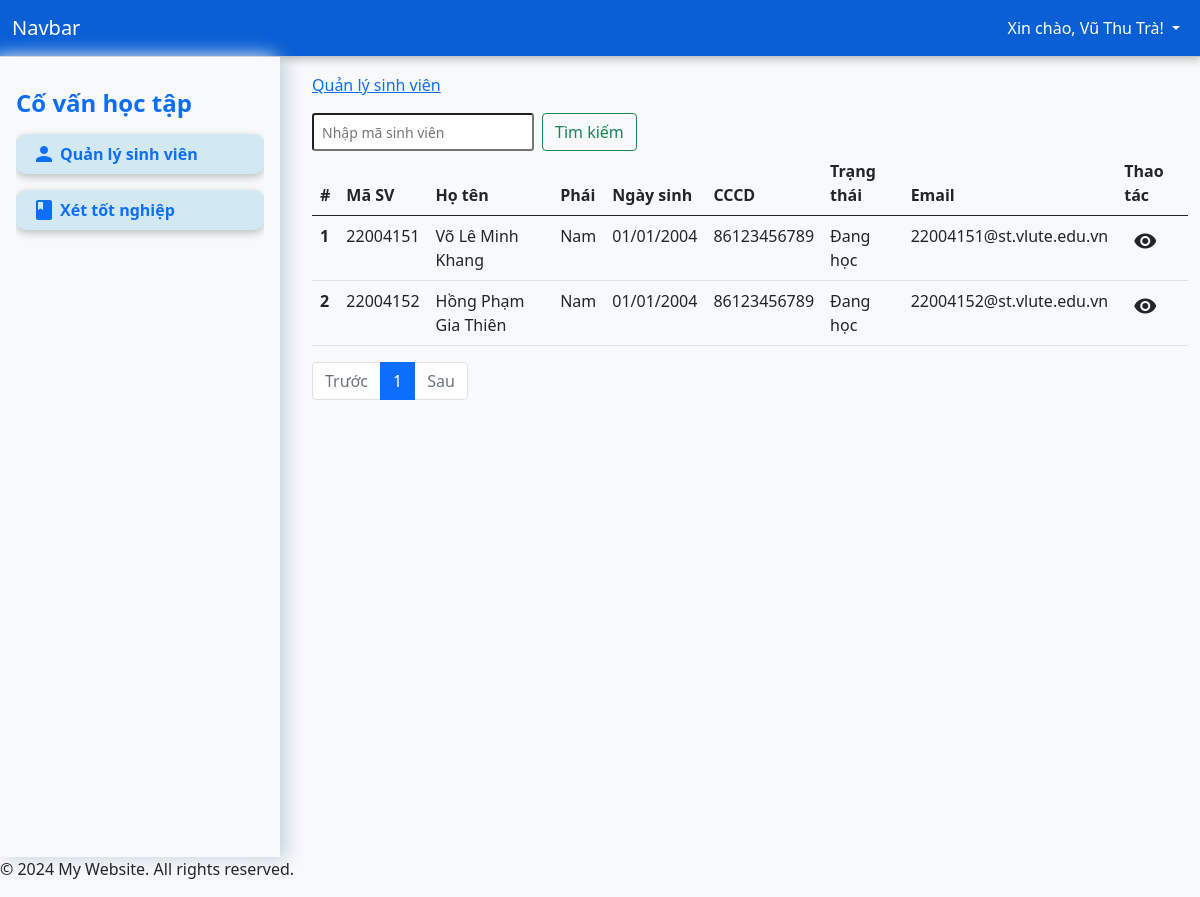
/?page=students (signed in), run on an earlier commit of the app's database.
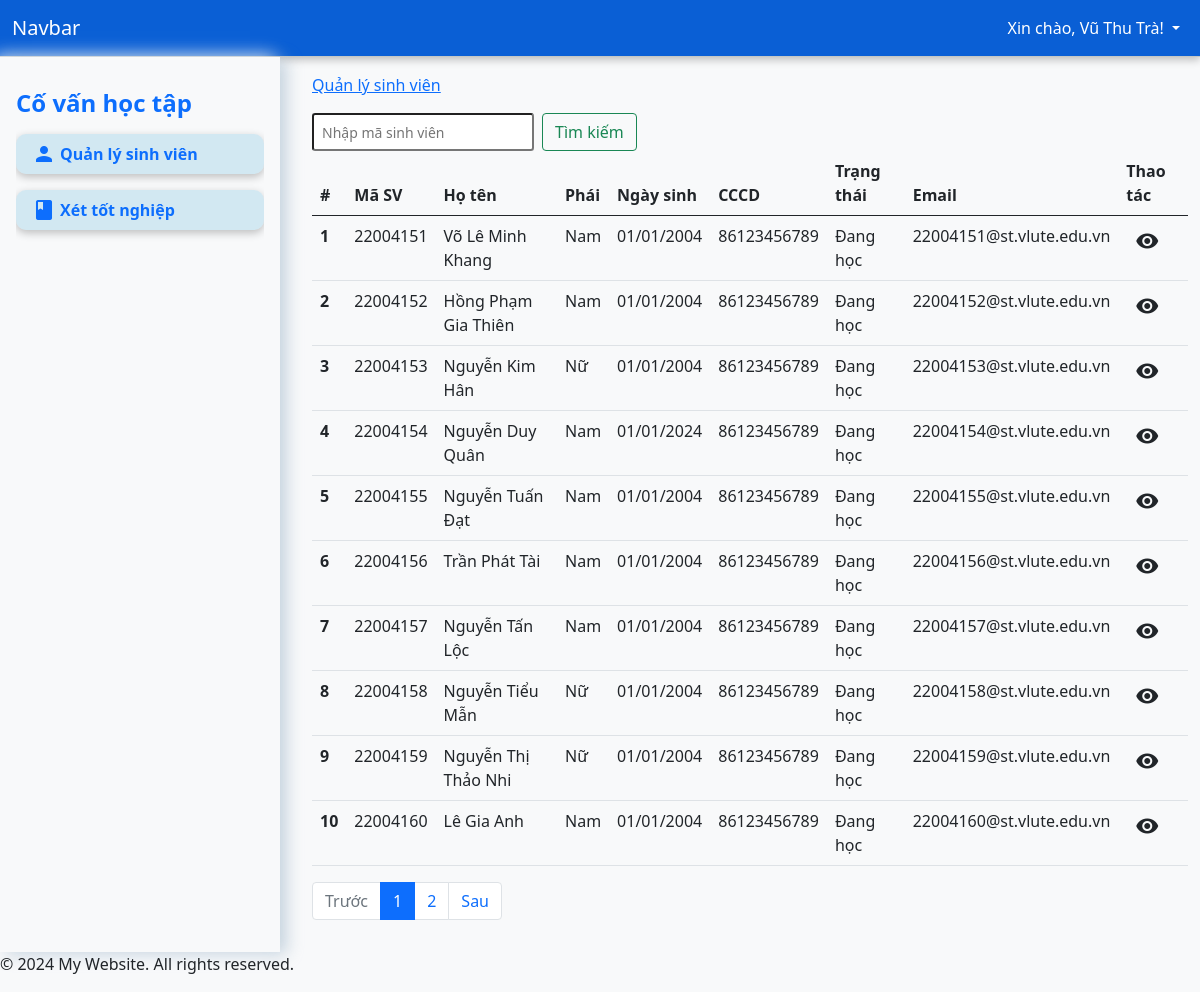
And on a later commit of the database.
### tables this page shows
CREATE TABLE `students` (
  `id` int(11) NOT NULL,
  `student_code` varchar(50) NOT NULL,
  `full_name` varchar(255) NOT NULL,
  `identity` varchar(255) NOT NULL,
  `dob` date DEFAULT NULL,
  `gender` enum('Nam','Nữ','Khác') NOT NULL DEFAULT 'Nam',
  `address` varchar(255) NOT NULL,
  `major` varchar(255) DEFAULT NULL,
  `email` varchar(255) DEFAULT NULL,
  `status` enum('Đang học','Thôi học','Đã tốt nghiệp','') DEFAULT 'Đang học',
  `created_at` datetime DEFAULT current_timestamp()
);

### app/controller/StudentController.php (called while the page is built, shortened)
<?php
class StudentController
{
    private $conn;
    public function __construct($conn)
    {
        $this->conn = $conn;
    }
    public function index($limit = PHP_INT_MAX, $offset = 0) {
        $query = "SELECT * FROM students LIMIT $offset, $limit";
        $result = mysqli_query($this->conn, $query);
        $students = [];
        while ($row = mysqli_fetch_assoc($result)) {
            $students[] = $row;
        }
        return $students;
    }
    public function count()
    {
        $query = "SELECT COUNT(*) as total FROM students";
        $result = mysqli_query($this->conn, $query);
        $row = mysqli_fetch_assoc($result);
        return $row['total'];
    }
}

### app/views/pages/students.php (the view, shortened to what this page needs)
<?php
require_once "app/controller/StudentController.php";
$studentController = new StudentController($conn);
$page = isset($_GET['num']) ? (int)$_GET['num'] : 1;
$page = max($page, 1);
$limit = 10;
$offset = ($page - 1) * $limit;
$search = isset($_POST['search']) ? $_POST['search'] : '';
if ($search) {
    $students = $studentController->show($search);
    $total_students = count($students);
    $total_pages = 1;
} else {
    $students = $studentController->index($limit, $offset);
    $total_students = $studentController->count();
    $total_pages = ceil($total_students / $limit);
}
?>
<nav aria-label="Page navigation example">
    <form class="d-flex float-start" method="post">
        <input class="form-control-sm me-2" name="search" type="search" placeholder="Nhập mã sinh viên" aria-label="Search" required>
        <button class="btn btn-outline-success mr-2" type="submit">Tìm kiếm</button>
    </form>
    <table class="table">
        <thead>
            <tr>
                <th scope="col">#</th>
                <th scope="col">Mã SV</th>
                <th scope="col">Họ tên</th>
                <th scope="col">Phái</th>
                <th scope="col">Ngày sinh</th>
                <th scope="col">CCCD</th>
                <th scope="col">Trạng thái</th>
                <th scope="col">Email</th>
                <th scope="col">Thao tác</th>
            </tr>
        </thead>
        <tbody>
            <?php foreach ($students as $index => $student): ?>
                <tr>
                    <th scope="row"><?php echo $index + 1; ?></th>
                    <td><?php echo htmlspecialchars($student['student_code']); ?></td>
                    <td><?php echo htmlspecialchars($student['full_name']); ?></td>
                    <td><?php echo htmlspecialchars($student['gender']); ?></td>
                    <td><?php echo htmlspecialchars(date('d/m/Y', strtotime($student['dob']))); ?></td>
                    <td><?php echo htmlspecialchars($student['identity']); ?></td>
                    <td><?php echo htmlspecialchars($student['status']); ?></td>
                    <td><?php echo htmlspecialchars($student['email']); ?></td>
                    <td>
                        <a type="button" class="btn btn-sm" href="?page=detail&student_code=<?php echo $student['student_code'] ?>"><i class="material-icons">visibility</i></a>
                    </td>
                </tr>
            <?php endforeach; ?>
        </tbody>
    </table>
    <ul class="pagination">
        <li class="page-item <?php if ($page <= 1) echo 'disabled'; ?>">
            <a class="page-link" href="?page=students&num=<?php echo $page - 1; ?>">Trước</a>
        </li>
        <?php for ($i = 1; $i <= $total_pages; $i++): ?>
            <li class="page-item <?php if ($page == $i) echo 'active'; ?>">
                <a class="page-link" href="?page=students&num=<?php echo $i; ?>"><?php echo $i; ?></a>
            </li>
        <?php endfor; ?>
        <li class="page-item <?php if ($page >= $total_pages) echo 'disabled'; ?>">
            <a class="page-link" href="?page=students&num=<?php echo $page + 1; ?>">Sau</a>
        </li>
    </ul>
</nav>

### app/views/components/header.php (shortened to what this page needs)
<!DOCTYPE html>
<html lang="en">
<head>
    <link href="https://cdn.jsdelivr.net/npm/bootstrap@5.0.2/dist/css/bootstrap.min.css" rel="stylesheet">
    <link rel="stylesheet" href="/app/styles/styles.css">
</head>
<body class="g-sidenav-show bg-light">
    <header>
        <nav class="navbar navbar-expand-lg navbar-light position-static top-0">
            <div class="container-fluid">
                <a class="navbar-brand text-white" href="/">Navbar</a>
                <div class="collapse navbar-collapse" id="navbarNavDarkDropdown">
                    <ul class="navbar-nav">
                        <li class="nav-item dropdown">
                            <a class="nav-link dropdown-toggle text-white" href="#" id="navbarDarkDropdownMenuLink" role="button" data-bs-toggle="dropdown" aria-expanded="false">
                                <?php
                                echo "Xin chào, " . htmlspecialchars($_SESSION['auth_user']['username']) . "!";
                                ?>
                            </a>
                        </li>
                    </ul>
                </div>
            </div>
        </nav>
    </header>

### index.php (shortened to what this page needs)
<?php
require_once("app/views/components/header.php");
$page_titles = [
    'grades' => 'Quản lý điểm',
    'courses' => 'Quản lý học phần',
    'students' => 'Quản lý sinh viên',
    'progress' => 'Quản lý cây tiến trình',
    'detail' => 'Chi tiết sinh viên',
    'certificate' => 'Danh sách văn bằng',
    'graduate' => 'Xét tốt nghiệp'
];
?>
<div class="container-fluid">
    <div class="row">
        <div class="col-3 p-0">
            <?php require_once("app/views/components/sidebar.php"); ?>
        </div>
        <div class="col-9 min-vh-100 py-3">
            <nav aria-label="breadcrumb">
                <ol class="breadcrumb">
                    <?php if (isset($_GET['page']) && array_key_exists($_GET['page'], $page_titles)): ?>
                        <li class="breadcrumb-item active" aria-current="page">
                            <a href="?page=<?php
                                            if ($_GET['page'] === 'detail') {
                                                echo $_GET['page'] . '&student_code=' . $_GET['student_code'];
                                            } else {
                                                echo $_GET['page'];
                                            }
                                            ?>">
                                <?php echo $page_titles[$_GET['page']]; ?>
                            </a>
                        </li>
                    <?php endif; ?>
                </ol>
            </nav>
            <?php
            if (isset($_GET['page'])) {
                $page = $_GET['page'];
                $allowed_pages = ['grades', 'courses', 'students', 'progress', 'detail','graduate'];
                if (in_array($page, $allowed_pages)) {
                    require_once("app/views/pages/{$page}.php");
                } else {
                    echo "Page not found.";
                }
            } else {
                require_once("app/views/pages/intro.php");
            }
            ?>
        </div>
    </div>
</div>
<?php
include("app/views/components/footer.php");
?>

### app/views/components/sidebar.php
<div class="d-flex flex-column flex-shrink-0 p-3 bg-light position-static left-0" id="sidebar">
    <div class="offcanvas-body px-0">
        <p class="text-primary fw-bold fs-large h4"><?php echo $_SESSION['auth_user']['role'] == "GV" ? 'Giáo viên' : 'Cố vấn học tập';  ?></p>
        <ul class="nav nav-pills flex-column mb-sm-auto mb-0 align-items-start" id="menu">
            <li class="nav-item my-2">
                <a href="?page=students" class="nav-link text-truncate d-flex align-items-center">
                    <i class="material-icons">person</i><span class="ms-1 d-none d-sm-inline fw-bold">Quản lý sinh viên</span>
                </a>
            </li>
            <?php if ($_SESSION['auth_user']['role'] == 'GV'): ?>
                <li class="nav-item my-2">
                    <a href="?page=courses" class="nav-link text-truncate d-flex align-items-center">
                        <i class="material-icons">book</i><span class="ms-1 d-none d-sm-inline fw-bold">Quản lý học phần</span> </a>
                </li>
                <li class="nav-item my-2">
                    <a href="?page=grades" class="nav-link text-truncate d-flex align-items-center">
                        <i class="material-icons">grade</i><span class="ms-1 d-none d-sm-inline fw-bold">Quản lý điểm</span></a>
                </li>
            <?php else: ?>
                <li class="nav-item my-2">
                    <a href="?page=graduate" class="nav-link text-truncate d-flex align-items-center">
                        <i class="material-icons">book</i><span class="ms-1 d-none d-sm-inline fw-bold">Xét tốt nghiệp</span></a>
                </li>
            <?php endif; ?>
        </ul>
    </div>
</div>

### app/views/components/footer.php (shortened to what this page needs)
<footer>
    <p>&copy; 2024 My Website. All rights reserved.</p>
</footer>
</body>
</html>

### app/styles/styles.css (style rules this page uses)
.navbar { border-bottom: 1px solid #c3c7c6; box-shadow: rgba(0, 0, 0, 0.24) 0px 3px 8px; background-color: rgb(10, 95, 213); }
#sidebar { width: 280px; min-height: 100vh; height: 100%; box-shadow: rgba(136, 165, 191, 0.48) 6px 2px 16px 0px, rgba(255, 255, 255, 0.8) -6px -2px 16px 0px; }
#sidebar .nav-item { background-color: rgba(123, 193, 220, 0.3); width: 100%; border-radius: 10px; box-shadow: rgba(0, 0, 0, 0.24) 0px 3px 8px; }
#sidebar .nav-item .nav-link { transition: background-color 0.3s, color 0.3s; }

What changed in the data, as far as the page shows it:
added students: student_code "22004153", full_name "Nguyễn Kim Hân", gender "Nữ", dob "01/01/2004", identity "86123456789", status "Đang học", email "22004153@st.vlute.edu.vn"
added students: student_code "22004154", full_name "Nguyễn Duy Quân", gender "Nam", dob "01/01/2024", identity "86123456789", status "Đang học", email "22004154@st.vlute.edu.vn"
added students: student_code "22004155", full_name "Nguyễn Tuấn Đạt", gender "Nam", dob "01/01/2004", identity "86123456789", status "Đang học", email "22004155@st.vlute.edu.vn"
added students: student_code "22004156", full_name "Trần Phát Tài", gender "Nam", dob "01/01/2004", identity "86123456789", status "Đang học", email "22004156@st.vlute.edu.vn"
added students: student_code "22004157", full_name "Nguyễn Tấn Lộc", gender "Nam", dob "01/01/2004", identity "86123456789", status "Đang học", email "22004157@st.vlute.edu.vn"
added students: student_code "22004158", full_name "Nguyễn Tiểu Mẫn", gender "Nữ", dob "01/01/2004", identity "86123456789", status "Đang học", email "22004158@st.vlute.edu.vn"
added students: student_code "22004159", full_name "Nguyễn Thị Thảo Nhi", gender "Nữ", dob "01/01/2004", identity "86123456789", status "Đang học", email "22004159@st.vlute.edu.vn"
added students: student_code "22004160", full_name "Lê Gia Anh", gender "Nam", dob "01/01/2004", identity "86123456789", status "Đang học", email "22004160@st.vlute.edu.vn"
Also different on the page:
new list line: "2"
